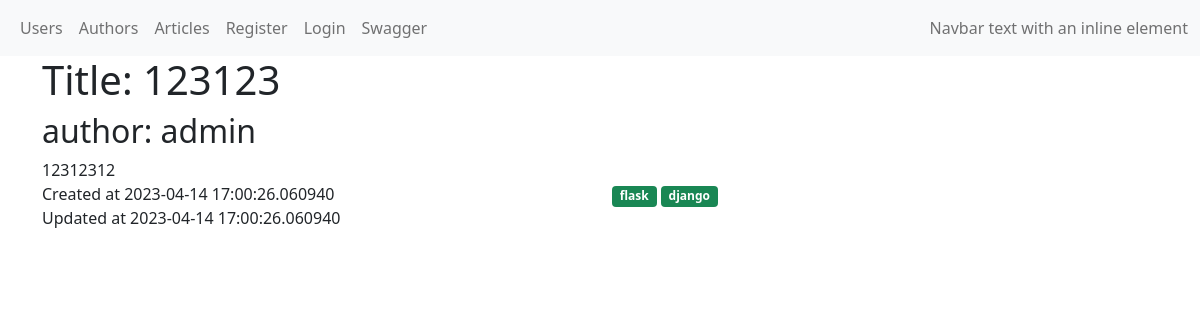
Page /articles/7 on the committed database.
### blog/models/article.py (models this page shows, shortened)
class Article(db.Model):
    __tablename__ = 'articles'
    id = db.Column(db.Integer, primary_key=True)
    author_id = db.Column(db.Integer, ForeignKey('authors.id'), nullable=False)
    title = db.Column(db.String(255))
    text = db.Column(db.String)
    created_at = db.Column(db.DateTime, default=datetime.utcnow)
    updated_at = db.Column(db.DateTime, default=datetime.utcnow, onupdate=datetime.utcnow)
    author = relationship('Author', back_populates='article')
    tag = relationship(
        "Tag",
        secondary=article_tag_association_table,
        back_populates="article",
    )

### blog/models/user.py (models this page shows, shortened)
class User(db.Model, UserMixin):
    __tablename__ = 'users'
    id = db.Column(db.Integer, primary_key=True)
    is_stuff = db.Column(db.Boolean)
    username = db.Column(db.String(255), unique=True, nullable=False)
    first_name = db.Column(db.String(255))
    last_name = db.Column(db.String(255))
    password = db.Column(db.String(255))
    email = db.Column(db.String(255), default="", server_default="")
    author = relationship('Author', uselist=False, back_populates='user')

### blog/models/tag.py (models this page shows, shortened)
class Tag(db.Model):
    __tablename__ = 'tags'
    id = db.Column(db.Integer, primary_key=True)
    name = db.Column(db.String(255), nullable=False)
    article = relationship('Article', secondary=article_tag_association_table, back_populates='tag')

### blog/article/views.py (the view)
@article.route('/<int:pk>')
def get_article(pk: int):
    try:
        selected_art = Article.query.filter_by(id=pk).options(joinedload(Article.tag)).one_or_none()
    except KeyError:
        raise NotFound(f'Article id {pk} is not found')
    return render_template('articles/details.html',
                           art=selected_art
                           )

### blog/templates/articles/details.html (shortened to what this page needs)
{% extends 'base.html' %}
{% block body %}
<h1> Title: {{ art.title }} </h1>
<h2> author: {{ art.author.user.username }} </h2>
<div class="row">
    <div class="col-md-12">{{ art['text'] }}</div>
</div>
<div class="row">
    <div class="col-6">
        <div> Created at {{ art.created_at}}</div>
        <div> Updated at {{ art.updated_at}}</div>
    </div>
    <div class="col-6">
        {% for tag in art.tag %}
            <a href="{{ url_for('article.tag_article_list', pk = tag.id) }}"><span class="badge bg-success">{{ tag.name }}</span></a>
        {% endfor %}
    </div>
</div>
{% endblock %}

### rows in the picture
Article: title "123123", text "12312312", created_at "2023-04-14 17:00:26.060940", updated_at "2023-04-14 17:00:26.060940"
User: author.user.username "admin"
Tag: name "flask"
Tag: name "django"
